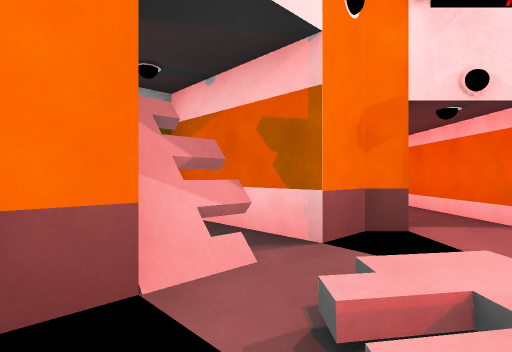
[1] (above)

16 first-person views from a walk through a scene from a Unity 3-D project. The camera is 1.2 m above the floor, looks level and sees 80° across. The floor is counted in squares, 1.89 m on a side. Each view is taken from the middle of a square. On the plan, view 1 faces up. The plan holds only what a view shows up to about 10 squares ahead; the rest is blank. The place goes on beyond the plan. The player is left out. Some animated figures are not drawn. Door leaves are left out, so doorways stand open. Surface patterns are stand-ins for the level's own textures.

[2]
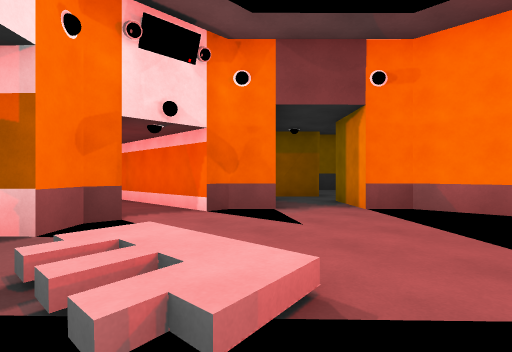

[3]
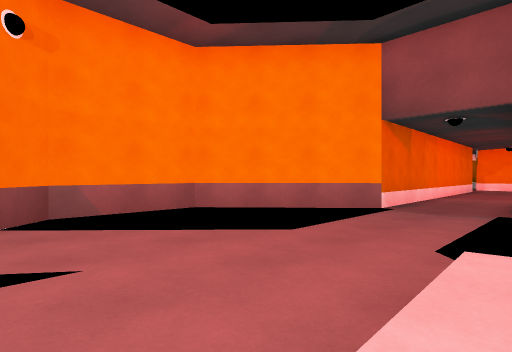

[4]
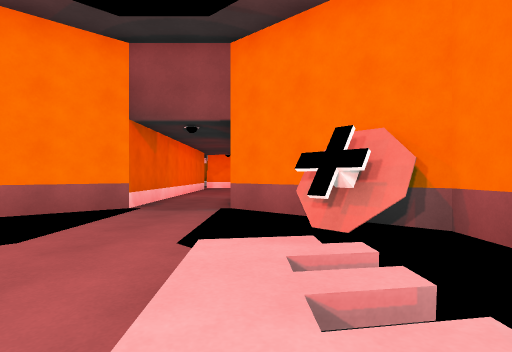

[5]
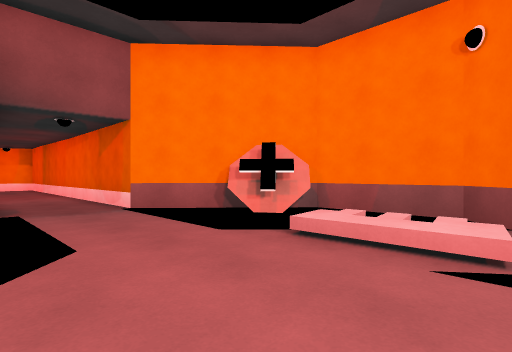

[6]
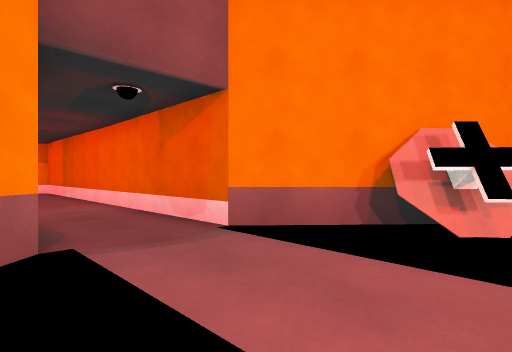

[7]
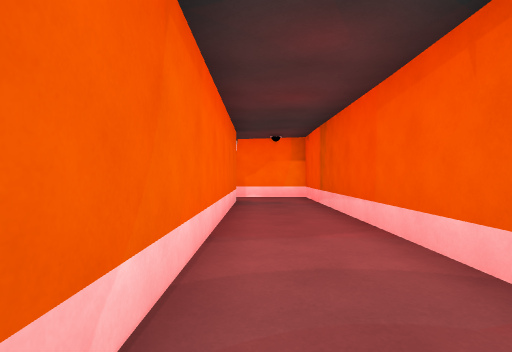

[8]
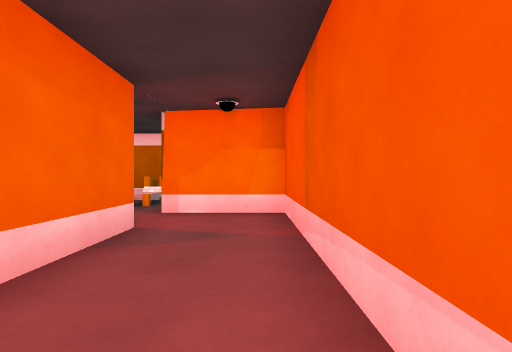

[9]
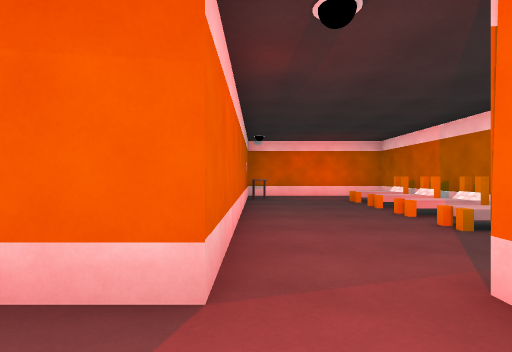

[10]
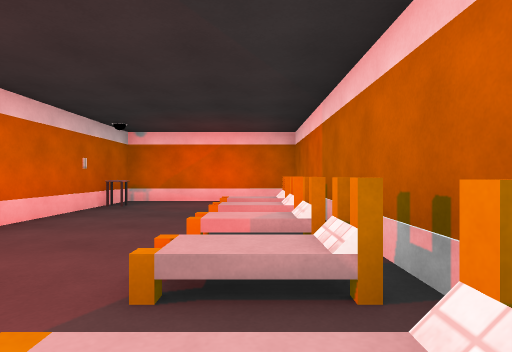

[11]
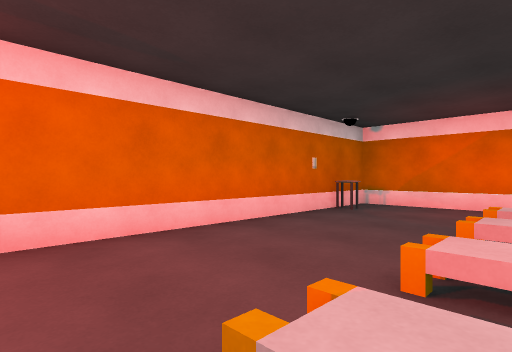

[12]
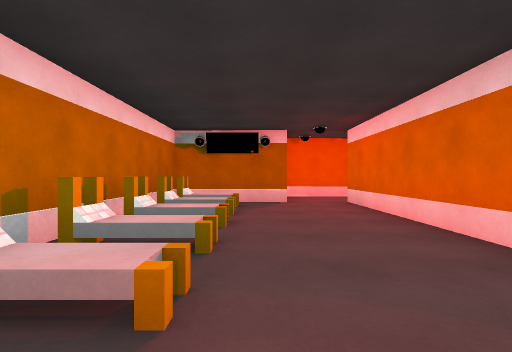

[13]
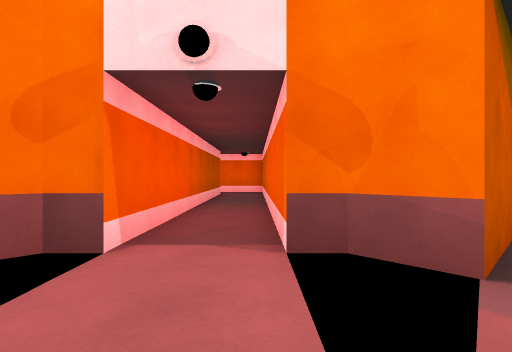

[14]
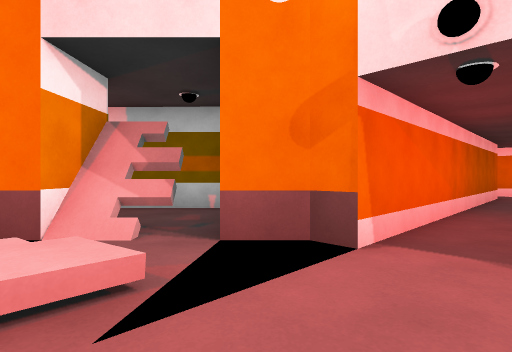

[15]
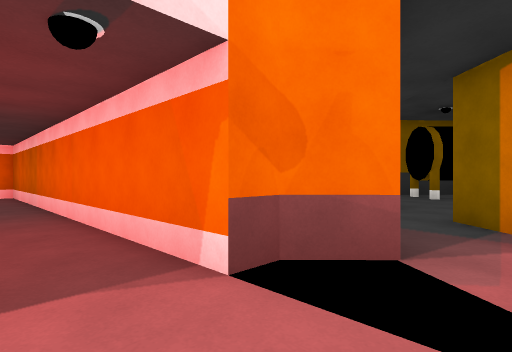

[16]
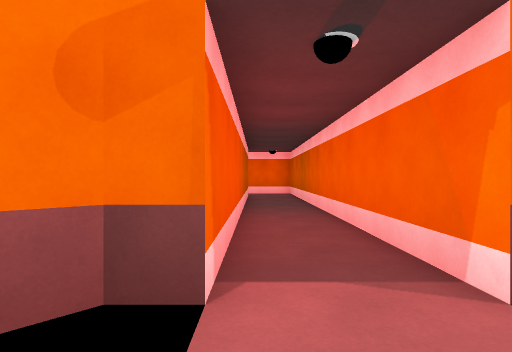

### Floor plan
Key: @ floor where view 1 was taken; # wall or solid block; . floor; / step, stairs or slope; D open door; O other object.
Columns run from 2 left of view 1 to 12 right of it. Each row starts with its distance up from view 1.
 13     ###
 12     ..#
 11    #..#
 10    #..#
  9    #..#
  8    #..#
  7    #..#
  6    #..#
  5    #..#
  4   ##DD###
  3  ###DD.D##
  2  ##/...D##
  1 #../.... #
  0 #.@/...  #
 -1 #......  #
 -2 ##O ..
 -3  ## ..
 -4    #..#
 -5    #..#
 -6    #..#
 -7    #..#
 -8    #..#
 -9    #..#
-10    #..#
-11    #..#
-12    #..#########
-13    #..D.....O.#
-14    #..D.......#
-15    ###........#
-16      #.////...#
-17      ##########

Positions as (right, up) in squares from view 1, and headings:
1: (0, 0), facing up
2: (0, -1), facing up-right
3: (1, 2), facing down-right
4: (1, 2), facing down
5: (4, 2), facing down-left
6: (4, -1), facing down-left
7: (3, -5), facing down
8: (2, -9), facing down
9: (2, -13), facing right
10: (4, -16), facing right
11: (5, -16), facing up-right
12: (11, -15), facing left
13: (3, 1), facing up
14: (3, 1), facing up-left
15: (2, 2), facing up-right
16: (2, 2), facing up
